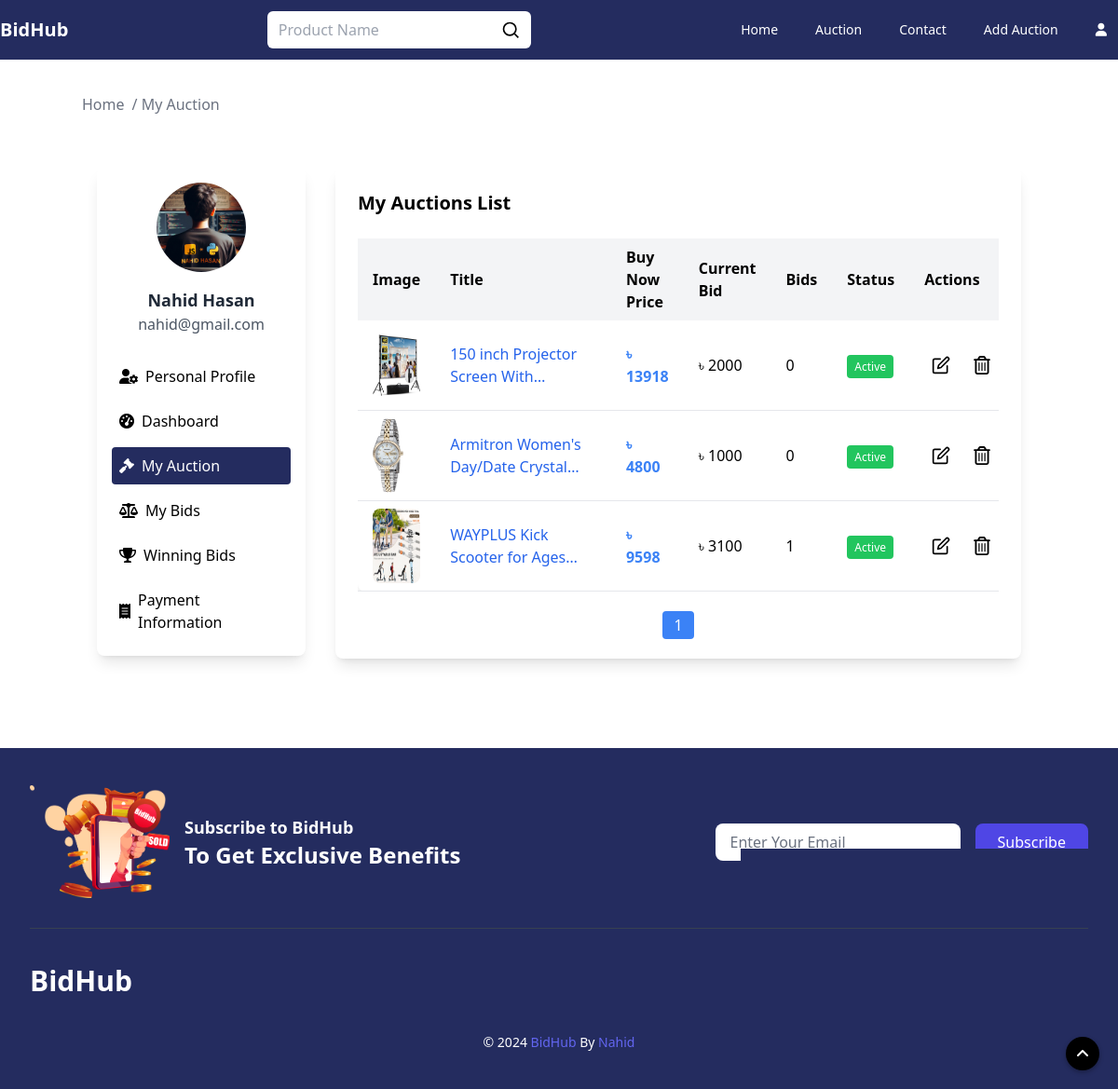
The app's page /user/auction (signed in) with its own data.
### auctions/models.py (models this page shows, shortened)
class User(AbstractUser):
    profile_picture = models.ImageField(upload_to='profile_pictures', null=True, blank=True)
    email = models.EmailField(_('email address'), unique=True)
    address = models.OneToOneField(Address, on_delete=models.SET_NULL, null=True, blank=True, related_name="user")
    objects = CustomUserManager()
    USERNAME_FIELD = 'username'
    EMAIL_FIELD = 'email'
    REQUIRED_FIELDS = ['email']

class AuctionList(models.Model):
    user = models.ForeignKey(User, on_delete=models.CASCADE, null=True)
    title = models.CharField(max_length=2000)
    desc = tinymce_models.HTMLField()
    starting_bid = models.IntegerField()
    buy_now_price = models.IntegerField(default=0)
    bid_watch_list = models.IntegerField(default=0)
    expire_date = models.DateTimeField(blank=False, null=True)
    categories = models.ManyToManyField('Category', through='AuctionCategory')
    active_bool = models.BooleanField(default=True)
    def get_highest_bid(self):
        highest_bid = self.bids.order_by('-bid').first()
        return highest_bid.bid if highest_bid else self.starting_bid

### auctions/views.py (the view)
# urls.py: path('user/auction', views.myauction, name="myAuction"),
@login_required(login_url='login')
def myauction(request):
    auctions = AuctionList.objects.filter(user=request.user).annotate(total_bids=Count('bids'))
    auction_list = []
    for auction in auctions:
        first_image = AuctionImage.objects.filter(auction=auction).first()
        first_image_url = request.build_absolute_uri(first_image.image_url.url) if first_image else None
        auction_list.append({
            'id': auction.id,
            'title': auction.title,
            'starting_bid': auction.starting_bid,
            'highest_bid': auction.get_highest_bid(),
            'buy_now_price': auction.buy_now_price,
            'bid_watch_list': auction.bid_watch_list,
            'expire_date': auction.expire_date,
            'image_url': first_image_url,
            'active_status': auction.active_bool,
            'total_bids': auction.total_bids
        })
    user = request.user
    profile_picture_url = None
    if user.profile_picture:
        profile_picture_url = request.build_absolute_uri(user.profile_picture.url)
    paginator = Paginator(auction_list, 10)
    page_number = request.GET.get("page")
    page_obj = paginator.get_page(page_number)
    total_auctions = paginator.count
    return render(request, "myauction.html", {
        'email': user.email,
        'name': f"{user.first_name} {user.last_name}",
        'profile_picture': profile_picture_url,
        'auctions': page_obj,
        'total_auctions': total_auctions
    })

### auctions/templates/myauction.html (shortened to what this page needs)
{% extends "layout.html" %}
{% load static %}
{% block body %}
    <div class="max-w-[1280px] w-full m-auto">
        <div class="pt-[100px]">
            <div class="container mx-auto">
                <ul class="flex space-x-2 text-gray-500">
                    <li><a href="/" class="hover:text-blue-500">Home</a></li>
                    <li><span> / My Auction</span></li>
                </ul>
            </div>
        </div>
        <section class="my-10">
            <div class="container mx-auto">
                <div class="flex flex-wrap justify-center">
                    {% include "sidebar.html" %}
                    <div class="w-full sm:w-2/3 lg:w-3/4 p-4">
                        <div class="bg-white shadow-lg rounded-lg p-6 mb-10">
                            <h5 class="text-xl font-semibold mb-6">My Auctions List</h5>
                            {% if total_auctions > 0 %}
                                <div class="overflow-x-auto">
                                    <table class="min-w-full bg-white shadow-lg rounded-lg">
                                        <thead class="bg-gray-100">
                                        <tr>
                                            <th class="px-4 py-2 text-left">Image</th>
                                            <th class="px-4 py-2 text-left">Title</th>
                                            <th class="px-4 py-2 text-left">Buy Now Price</th>
                                            <th class="px-4 py-2 text-left">Current Bid</th>
                                            <th class="px-4 py-2 text-left">Bids</th>
                                            <th class="px-4 py-2 text-left">Status</th>
                                            <th class="px-4 py-2 text-left">Actions</th>
                                        </tr>
                                        </thead>
                                        <tbody>
                                        {% for auction_p_list in auctions %}
                                            <tr class="border-b">
                                                <td class="px-4 py-2">
                                                    {% if auction_p_list.active_status %}
                                                        <a href="{% url 'auctionDetails' auction_p_list.id %}">
                                                            <img src="{{ auction_p_list.image_url }}"
                                                                 alt="{{ auction_p_list.title }}"
                                                                 class="h-20 w-auto rounded-lg hover:scale-110 transition">
                                                        </a>
                                                    {% else %}
                                                        <span class="block cursor-not-allowed opacity-50">
                                                            <img src="{{ auction_p_list.image_url }}"
                                                                 alt="{{ auction_p_list.title }}"
                                                                 class="h-20 w-auto rounded-lg">
                                                        </span>
                                                    {% endif %}
                                                </td>
                                                <td class="px-4 py-2 w-[100px]">
                                                    {% if auction_p_list.active_status %}
                                                        <a href="{% url 'auctionDetails' auction_p_list.id %}"
                                                           class="text-blue-600 hover:underline line-clamp-2">{{ auction_p_list.title }}</a>
                                                    {% else %}
                                                        <span class="text-gray-500 cursor-not-allowed line-clamp-2">{{ auction_p_list.title }}</span>
                                                    {% endif %}
                                                </td>
                                                <td class="px-4 py-2 text-blue-500 font-semibold">
                                                    ৳ {{ auction_p_list.buy_now_price }}</td>
                                                <td class="px-4 py-2">
                                                    ৳ {{ auction_p_list.highest_bid|default:auction_p_list.starting_bid }}</td>
                                                <td class="px-4 py-2">{{ auction_p_list.total_bids|default:"0" }}</td>
                                                <td class="px-4 py-2">
                                                    {% if auction_p_list.active_status %}
                                                        <span class="bg-green-500 text-white text-xs py-1 px-2 rounded">Active</span>
                                                    {% else %}
                                                        <span class="bg-red-500 text-white text-xs py-1 px-2 rounded">Inactive</span>
                                                    {% endif %}
                                                </td>
                                                <td class="px-4 py-2">
                                                    <div class="flex space-x-2">
                                                        {% if auction_p_list.active_status %}
                                                            <a href="{% url 'update' auction_p_list.id %}"
                                                               class="text-white text-xs py-1 px-2 rounded hover:bg-yellow-600">
                                                            </a>
                                                        {% endif %}
                                                        <a href="javascript:void(0);"
                                                           class="text-white text-xs py-1 px-2 rounded hover:bg-red-600"
                                                           onclick="openDeleteModal('{{ auction_p_list.id }}')">
                                                        </a>
                                                    </div>
                                                </td>
                                            </tr>
                                        {% endfor %}
                                        </tbody>
                                    </table>
                                </div>
                                <div class="mt-6 flex justify-center">
                                    <ul class="flex space-x-2">
                                        {% for num in auctions.paginator.page_range %}
                                            <li>
                                                <a href="?page={{ num }}"
                                                   class="{% if num == auctions.number %}bg-blue-500 text-white{% else %}bg-gray-200 text-gray-700{% endif %} px-3 py-1 rounded"
                                                >
                                                    {{ num }}
                                                </a>
                                            </li>
                                        {% endfor %}
                                    </ul>
                                </div>
                            {% else %}
                                <p>No auctions found.</p>
                            {% endif %}
                        </div>
                    </div>
                </div>
            </div>
        </section>
    </div>
{% endblock %}

### auctions/templates/sidebar.html (shortened to what this page needs)
{% load static %}
{% block body %}
    {% url 'userProfile' as user_profile_url %}
    {% url 'userDashboard' as user_dashboard_url %}
    {% url 'myAuction' as my_auction_url %}
    {% url 'userBids' as user_bids_url %}
    {% url 'userWinBids' as user_win_bids_url %}
    {% url 'paymentInformation' as payment_info %}
    <div class="w-full sm:w-1/3 lg:w-1/4 p-4">
        <div class="bg-white shadow-lg rounded-lg p-4 sticky top-20">
            <div class="flex flex-col items-center">
                <div class="relative w-24 h-24 rounded-full overflow-hidden">
                    <form id="profile-pic-form" method="post" enctype="multipart/form-data">
                        <img id="profile-pic-preview" class="object-cover w-full h-full"
                             src="{% if profile_picture %}{{ profile_picture }}{% else %}{% static 'auctions/images/user-3296.png' %}{% endif %}"
                             alt="{{ username }}">
                    </form>
                </div>
                <h5 class="mt-4 text-lg font-semibold text-gray-800">
                    {% if name %}{{ name }}{% else %}None{% endif %}
                </h5>
                <span class="text-gray-600">{{ user.email }}</span>
            </div>
            <ul class="mt-6 space-y-2">
                <li>
                    <a href="{{ user_profile_url }}"
                       class="flex items-center p-2 rounded w-full {% if request.path == user_profile_url %}bg-[#242c5f] text-white{% else %}text-black hover:bg-[#242c5f] hover:text-white{% endif %}">
                        <i class="fas fa-user-cog mr-2"></i> Personal Profile
                    </a>
                </li>
                <li>
                    <a href="{{ user_dashboard_url }}"
                       class="flex items-center p-2 rounded w-full {% if request.path == user_dashboard_url %}bg-[#242c5f] text-white{% else %}text-black hover:bg-[#242c5f] hover:text-white{% endif %}">
                        <i class="fas fa-tachometer-alt mr-2"></i> Dashboard
                    </a>
                </li>
                <li>
                    <a href="{{ my_auction_url }}"
                       class="flex items-center p-2 rounded w-full {% if request.path == my_auction_url %}bg-[#242c5f] text-white{% else %}text-black hover:bg-[#242c5f] hover:text-white{% endif %}">
                        <i class="fas fa-gavel mr-2"></i> My Auction
                    </a>
                </li>
                <li>
                    <a href="{{ user_bids_url }}"
                       class="flex items-center p-2 rounded w-full {% if request.path == user_bids_url %}bg-[#242c5f] text-white{% else %}text-black hover:bg-[#242c5f] hover:text-white{% endif %}">
                        <i class="fas fa-balance-scale mr-2"></i> My Bids
                    </a>
                </li>
                <li>
                    <a href="{{ user_win_bids_url }}"
                       class="flex items-center p-2 rounded w-full {% if request.path == user_win_bids_url %}bg-[#242c5f] text-white{% else %}text-black hover:bg-[#242c5f] hover:text-white{% endif %}">
                        <i class="fas fa-trophy mr-2"></i> Winning Bids
                    </a>
                </li>
                <li>
                    <a href="{{ payment_info }}"
                       class="flex items-center p-2 rounded w-full {% if request.path == payment_info %}bg-[#242c5f] text-white{% else %}text-black hover:bg-[#242c5f] hover:text-white{% endif %}">
                        <i class="fas fa-receipt mr-2"></i> Payment Information
                    </a>
                </li>
            </ul>
        </div>
    </div>
{% endblock %}

### records on screen
User: email "nahid@gmail.com"
AuctionList: title "150 inch Projector Screen…"
AuctionList: title "Armitron Women's Day/Date…"
AuctionList: title "WAYPLUS Kick Scooter for…"

### other values on screen
{{ name }} "Nahid Hasan"
{{ auction_p_list.buy_now_price }} "13918" "4800" "9598"
{{ auction_p_list.highest_bid|default:auction_p_list.starting_bid }} "2000" "1000" "3100"
{{ auction_p_list.total_bids|default:"0" }} "0" "0" "1"
{{ num }} "1"
